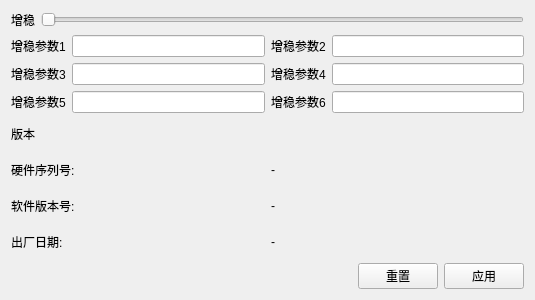
<?xml version="1.0" encoding="UTF-8"?>
<ui version="4.0">
 <class>AdvancedSettingsWidget</class>
 <widget class="QWidget" name="AdvancedSettingsWidget">
  <property name="geometry">
   <rect>
    <x>0</x>
    <y>0</y>
    <width>535</width>
    <height>300</height>
   </rect>
  </property>
  <property name="windowTitle">
   <string>Form</string>
  </property>
  <layout class="QVBoxLayout" name="verticalLayout">
   <item>
    <layout class="QHBoxLayout" name="horizontalLayout_7">
     <item>
      <widget class="QLabel" name="label">
       <property name="text">
        <string>增稳</string>
       </property>
      </widget>
     </item>
     <item>
      <widget class="QSlider" name="horizontalSlider">
       <property name="orientation">
        <enum>Qt::Horizontal</enum>
       </property>
      </widget>
     </item>
    </layout>
   </item>
   <item>
    <layout class="QHBoxLayout" name="horizontalLayout_8">
     <item>
      <layout class="QHBoxLayout" name="horizontalLayout">
       <item>
        <widget class="QLabel" name="label_2">
         <property name="text">
          <string>增稳参数1</string>
         </property>
        </widget>
       </item>
       <item>
        <widget class="QLineEdit" name="lineEdit"/>
       </item>
      </layout>
     </item>
     <item>
      <layout class="QHBoxLayout" name="horizontalLayout_2">
       <item>
        <widget class="QLabel" name="label_3">
         <property name="text">
          <string>增稳参数2</string>
         </property>
        </widget>
       </item>
       <item>
        <widget class="QLineEdit" name="lineEdit_2"/>
       </item>
      </layout>
     </item>
    </layout>
   </item>
   <item>
    <layout class="QHBoxLayout" name="horizontalLayout_9">
     <item>
      <layout class="QHBoxLayout" name="horizontalLayout_3">
       <item>
        <widget class="QLabel" name="label_4">
         <property name="text">
          <string>增稳参数3</string>
         </property>
        </widget>
       </item>
       <item>
        <widget class="QLineEdit" name="lineEdit_3"/>
       </item>
      </layout>
     </item>
     <item>
      <layout class="QHBoxLayout" name="horizontalLayout_4">
       <item>
        <widget class="QLabel" name="label_5">
         <property name="text">
          <string>增稳参数4</string>
         </property>
        </widget>
       </item>
       <item>
        <widget class="QLineEdit" name="lineEdit_4"/>
       </item>
      </layout>
     </item>
    </layout>
   </item>
   <item>
    <layout class="QHBoxLayout" name="horizontalLayout_10">
     <item>
      <layout class="QHBoxLayout" name="horizontalLayout_5">
       <item>
        <widget class="QLabel" name="label_6">
         <property name="text">
          <string>增稳参数5</string>
         </property>
        </widget>
       </item>
       <item>
        <widget class="QLineEdit" name="lineEdit_5"/>
       </item>
      </layout>
     </item>
     <item>
      <layout class="QHBoxLayout" name="horizontalLayout_6">
       <item>
        <widget class="QLabel" name="label_7">
         <property name="text">
          <string>增稳参数6</string>
         </property>
        </widget>
       </item>
       <item>
        <widget class="QLineEdit" name="lineEdit_6"/>
       </item>
      </layout>
     </item>
    </layout>
   </item>
   <item>
    <layout class="QHBoxLayout" name="horizontalLayout_15">
     <item>
      <widget class="QLabel" name="label_8">
       <property name="text">
        <string>版本</string>
       </property>
      </widget>
     </item>
     <item>
      <spacer name="horizontalSpacer_2">
       <property name="orientation">
        <enum>Qt::Horizontal</enum>
       </property>
       <property name="sizeHint" stdset="0">
        <size>
         <width>40</width>
         <height>20</height>
        </size>
       </property>
      </spacer>
     </item>
    </layout>
   </item>
   <item>
    <layout class="QHBoxLayout" name="horizontalLayout_12">
     <item>
      <widget class="QLabel" name="label_9">
       <property name="text">
        <string>硬件序列号:</string>
       </property>
      </widget>
     </item>
     <item>
      <widget class="QLabel" name="label_10">
       <property name="text">
        <string>-</string>
       </property>
      </widget>
     </item>
    </layout>
   </item>
   <item>
    <layout class="QHBoxLayout" name="horizontalLayout_13">
     <item>
      <widget class="QLabel" name="label_11">
       <property name="text">
        <string>软件版本号:</string>
       </property>
      </widget>
     </item>
     <item>
      <widget class="QLabel" name="label_12">
       <property name="text">
        <string>-</string>
       </property>
      </widget>
     </item>
    </layout>
   </item>
   <item>
    <layout class="QHBoxLayout" name="horizontalLayout_14">
     <item>
      <widget class="QLabel" name="label_13">
       <property name="text">
        <string>出厂日期:</string>
       </property>
      </widget>
     </item>
     <item>
      <widget class="QLabel" name="label_14">
       <property name="text">
        <string>-</string>
       </property>
      </widget>
     </item>
    </layout>
   </item>
   <item>
    <layout class="QHBoxLayout" name="horizontalLayout_11">
     <item>
      <spacer name="horizontalSpacer">
       <property name="orientation">
        <enum>Qt::Horizontal</enum>
       </property>
       <property name="sizeHint" stdset="0">
        <size>
         <width>40</width>
         <height>20</height>
        </size>
       </property>
      </spacer>
     </item>
     <item>
      <widget class="QPushButton" name="pushButton">
       <property name="text">
        <string>重置</string>
       </property>
      </widget>
     </item>
     <item>
      <widget class="QPushButton" name="pushButton_2">
       <property name="text">
        <string>应用</string>
       </property>
      </widget>
     </item>
    </layout>
   </item>
  </layout>
 </widget>
 <resources/>
 <connections/>
</ui>
